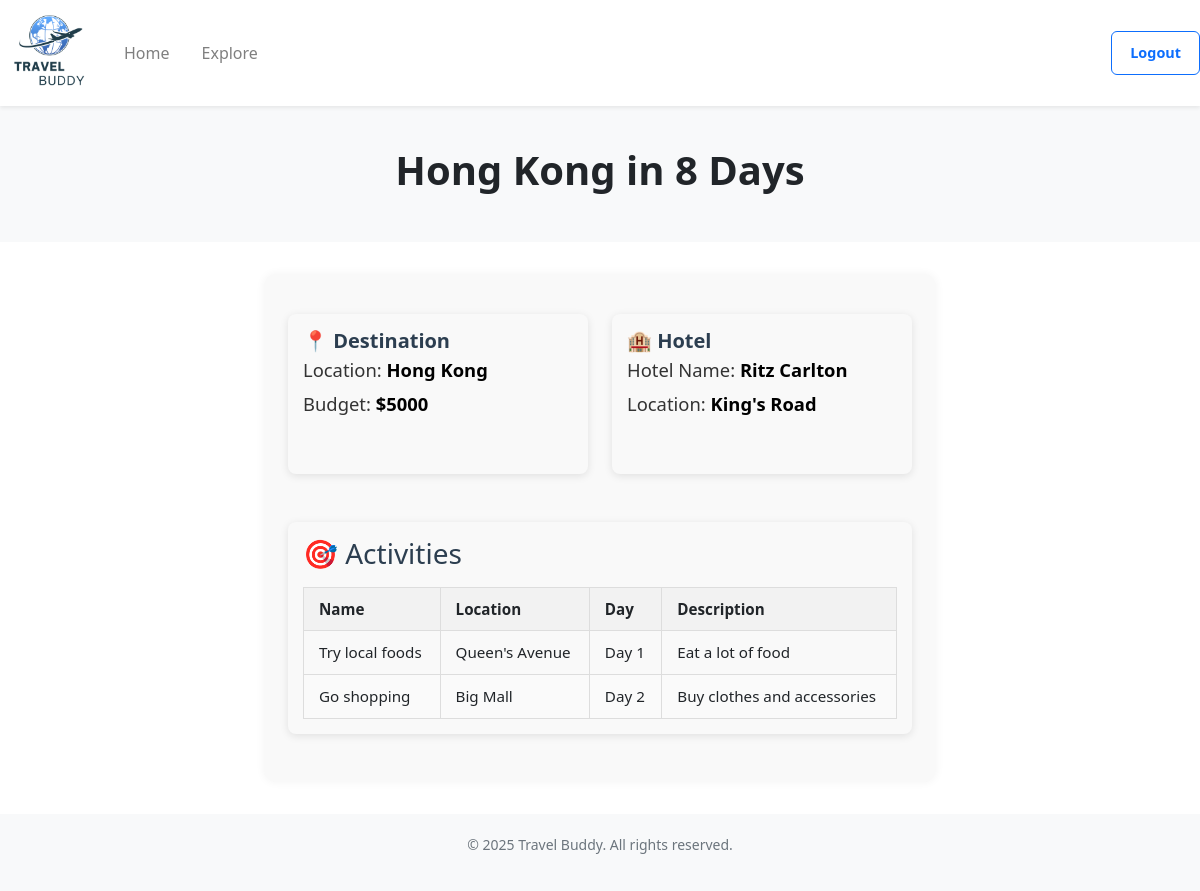
The app's page /explore-plan/1 (signed in) with its own data.
### website/models.py (models this page shows)
class Trip(db.Model):
    __tablename__ = 'trip'
    id = db.Column(db.Integer, primary_key=True)
    destination = db.Column(db.String(200), nullable=False)
    start_date = db.Column(db.Date, nullable=False)
    end_date = db.Column(db.Date, nullable=False)
    travelers = db.Column(db.Integer)
    budget = db.Column(db.Integer)
    public = db.Column(db.Boolean, default=False)  # for sharing on explore page (False = private, True = public)
    starred = db.Column(db.Boolean, default=False)
    user_id = db.Column(db.Integer, db.ForeignKey('user.id'))           # each trip belongs to a user
    flights = db.relationship('Flight', backref='trip', cascade="all, delete-orphan")
    hotels = db.relationship('Hotel', backref='trip', cascade="all, delete-orphan")
    activities = db.relationship('Activity', backref='trip', cascade="all, delete-orphan")
    bookings = db.relationship('Booking', backref='trip', cascade="all, delete-orphan")

class Hotel(db.Model):
    __tablename__ = 'hotel'
    id = db.Column(db.Integer, primary_key=True)
    hotel_name = db.Column(db.String(200), nullable=False)
    location = db.Column(db.String(200), nullable=False)
    trip_id = db.Column(db.Integer, db.ForeignKey('trip.id', ondelete="CASCADE"))

class Activity(db.Model):
    __tablename__ = 'activity'
    id = db.Column(db.Integer, primary_key=True)
    activity_name = db.Column(db.String(200), nullable=False)
    location = db.Column(db.String(200), nullable=False)
    date = db.Column(db.Date, nullable=False)
    description = db.Column(db.String(500))
    trip_id = db.Column(db.Integer, db.ForeignKey('trip.id', ondelete="CASCADE"))

### website/views.py (the view)
@views.route('/explore-plan/<int:trip_id>')
@login_required
def explore_plan(trip_id):
    trip = Trip.query.get_or_404(trip_id)
    flight = Flight.query.filter_by(trip_id=trip_id).first()
    hotel = Hotel.query.filter_by(trip_id=trip_id).first()
    activities = Activity.query.filter_by(trip_id=trip_id).all()
    if trip.user_id != current_user.id:
        abort(403)
    return render_template("explore-plan.html", user=current_user, trip=trip, flight=flight, hotel=hotel, activities=activities)

### website/__init__.py (called while the page is built)
def create_app():
    app = Flask(__name__)
    app.config['SECRET_KEY'] = 'asdfa asdfa'
    app.config['SQLALCHEMY_DATABASE_URI'] = f'sqlite:///{DB_NAME}'
    app.config['DATABASE'] = os.path.join(app.instance_path, DB_NAME)
    db.init_app(app)
    from .views import views
    from .auth import auth
    app.register_blueprint(views, url_prefix='/')
    app.register_blueprint(auth, url_prefix='/')
    from .models import User
    with app.app_context():
        if not path.exists(DB_NAME):
            db.create_all()
            print("Database created successfully")
    login_manager = LoginManager()
    login_manager.login_view = 'auth.login'
    login_manager.init_app(app)
    @login_manager.user_loader
    def load_user(id):
        return User.query.get(int(id))
    return app

### website/templates/explore-plan.html (shortened to what this page needs)
<!DOCTYPE html>
<html>
  <head>
    <link rel="stylesheet" href="https://stackpath.bootstrapcdn.com/bootstrap/4.4.1/css/bootstrap.min.css" />
    <link href="https://cdn.jsdelivr.net/npm/bootstrap-icons/font/bootstrap-icons.css" rel="stylesheet" />
    <link rel="stylesheet" href="https://stackpath.bootstrapcdn.com/font-awesome/4.7.0/css/font-awesome.min.css" />
    <link href="https://cdn.jsdelivr.net/npm/bootstrap@5.3.0/dist/css/bootstrap.min.css" rel="stylesheet" />
  </head>
  <body class="min-vh-100 d-flex flex-column">
    <nav class="navbar navbar-expand-lg navbar-light bg-white shadow-sm">
      <a class="navbar-brand" href="/home">
        <img src="{{url_for('static', filename='images/logo.png')}}" class="d-inline-block align-top logo-nav" />
      </a>
      <div class="collapse navbar-collapse" id="navbar">
        <div class="navbar-nav">
          <a class="nav-item nav-link mr-3" id="home" href="/home">Home</a>
          <a class="nav-item nav-link" id="explore" href="/explore">Explore</a>
        </div>
        <br/>
        <div class="ml-auto">
          <a class="btn btn-outline-primary" id="logout" href="/" role="button">Logout</a>
        </div>
      </div>
    </nav>
    <section class="hero">
      <div class="container">
        <h1 style="text-align: center" class="display-6 font-weight-bold">{{trip.destination}} in {{ (trip.end_date - trip.start_date).days + 1 }} Day{{ 's' if (trip.end_date - trip.start_date).days + 1 != 1 else '' }}</h1>
      </div>
    </section>
    <div class="trip-summary">
      <div class="row mt-3">
        <div class="col-md-6">
          <section class="trip-info-card">
            <h3 class="trip-info-title">📍 Destination</h3>
            <p class="trip-info-detail">Location: <strong>{{ trip.destination }}</strong></p>
            <p class="trip-info-detail">Budget: <strong>${{trip.budget}}</strong></p>
          </section>
        </div>
        {% if hotel %}
        <div class="col-md-6">
          <section class="trip-info-card">
            <h3 class="trip-info-title">🏨 Hotel</h3>
            <p class="trip-info-detail">Hotel Name: <strong>{{ hotel.hotel_name }}</strong></p>
            <p class="trip-info-detail">Location: <strong>{{ hotel.location }}</strong></p>
          </section>
        </div>
        {% endif %}
      </div>
      {% if activities %}
      <div class="row mt-4">
        <div class="col-md-12">
          <section class="trip-info-card">
            <h3>🎯 Activities</h3>
            <table class="activity-table">
              <thead>
                <tr>
                  <th>Name</th>
                  <th>Location</th>
                  <th>Day</th>
                  <th>Description</th>
                </tr>
              </thead>
              <tbody>
                {% for activity in activities|sort(attribute='date') %}
                <tr>
                  <td>{{ activity.activity_name }}</td>
                  <td>{{ activity.location }}</td>
                  <td>Day {{ loop.index }}</td>
                  <td>{{ activity.description or '—' }}</td>
                </tr>
                {% endfor %}
              </tbody>
            </table>
          </section>
        </div>
      </div>
      {% endif %}
    </div>
    <footer class="footer mt-auto">
      <div class="container">
        <p>© 2025 Travel Buddy. All rights reserved.</p>
      </div>
    </footer>
  </body>
</html>

### website/templates/explore-plan.html (style rules this page uses)
.hero { background: #f8f9fa; padding: 40px 0; text-align: left; }
.footer { background: #f8f9fa; padding: 20px 0; text-align: center; font-size: 14px; color: #6c757d; }
.logo-nav { width: 100px; height: 80px; object-fit: contain; }
.trip-summary { max-width: 700px; margin: 2rem auto; padding: 1.5rem; border-radius: 12px; background-color: #f9f9f9; box-shadow: 0 0 10px rgba(0, 0, 0, 0.05); font-family: 'Segoe UI', sans-serif; }
.trip-summary section { margin-bottom: 1.5rem; }
.trip-summary h3 { margin-bottom: 0.5rem; color: #2c3e50; }
.activity-table { width: 100%; border-collapse: collapse; margin-top: 1rem; font-size: 0.95rem; }
.activity-table th, .activity-table td { padding: 10px 15px; border: 1px solid #ddd; text-align: left; }
.activity-table thead { background-color: #f2f2f2; }
.activity-table tr:nth-child(even) { background-color: #fafafa; }
.btn { display: inline-block; padding: 10px 18px; margin-left: 10px; font-size: 0.9rem; font-weight: bold; text-decoration: none; border-radius: 6px; cursor: pointer; }
.trip-info-card { min-height: 160px; min-width: 300px; background-color: #f9f9f9; border-radius: 8px; padding: 15px; margin-bottom: 20px; box-shadow: 0 2px 8px rgba(0, 0, 0, 0.1); }
.trip-info-title { font-size: 1.25rem; font-weight: 600; margin-bottom: 10px; color: #007bff; }
.trip-info-detail { font-size: 1.15rem; color: #333; line-height: 1; }
.trip-info-detail strong { color: #000; font-weight: 700; }

### records on screen
Trip: destination "Hong Kong", (trip.end_date-trip.start_date).days+1 "8", end_date+start_date "s", budget "5000"
Hotel: hotel_name "Ritz Carlton", location "King's Road"
Activity: activity_name "Try local foods", location "Queen's Avenue", description "Eat a lot of food"
Activity: activity_name "Go shopping", location "Big Mall", description "Buy clothes and accessories"
